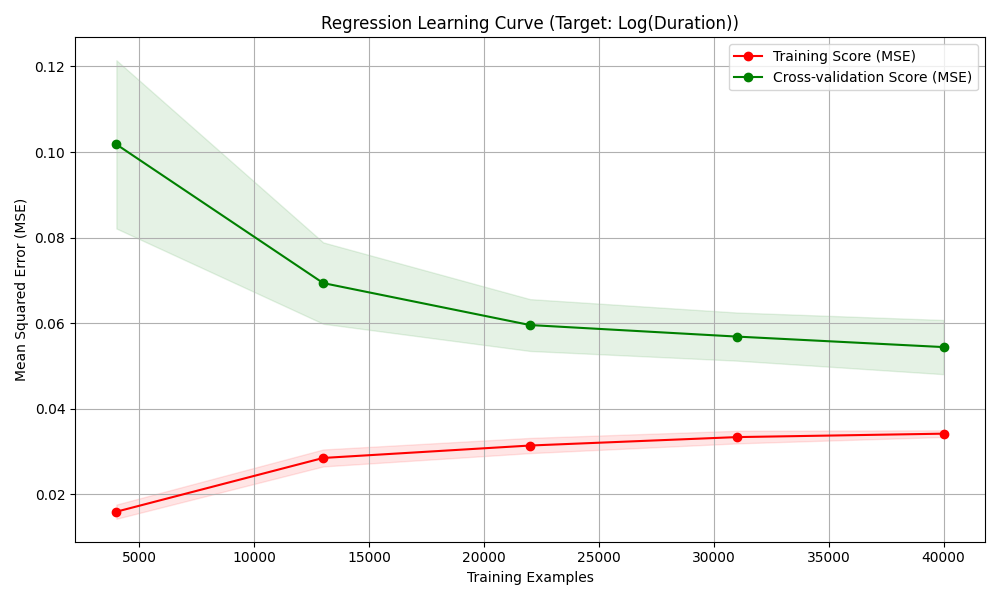

The script that saved this image:
import pandas as pd
import numpy as np
import matplotlib.pyplot as plt
from sklearn.model_selection import learning_curve
from xgboost import XGBRegressor
from sklearn.preprocessing import StandardScaler, LabelEncoder
import joblib
import os
import warnings

warnings.filterwarnings('ignore')

# %% [markdown]
# ## 1. Data Loading

folder = os.path.dirname(__file__)
train_df = pd.read_csv(os.path.join(folder, 'train.csv'))

# %% [markdown]
# ## 2. Data Preparation (Log Transformation)

def _ip_first_octet(ip_str):
    try: return int(str(ip_str).split('.')[0])
    except: return 0

def prepare_regression_data(df):
    df = df.copy()
    
    # Target: Log Transformation to handle skewness and improve R2
    # We use log1p (log(1+x)) to handle potential zeros
    y = np.log1p(df['duration'])
    
    X = df.drop(columns=['duration', 'label', 'type'], errors='ignore')
    X = X.replace('-', np.nan)

    # IP features
    for col, prefix in [('src_ip', 'src'), ('dst_ip', 'dst')]:
        if col in X.columns:
            X[f'{prefix}_octet1'] = X[col].apply(_ip_first_octet)
            X = X.drop(columns=[col])

    # Categorical Encoding
    cat_cols = X.select_dtypes(include=['object']).columns.tolist()
    for col in cat_cols:
        le = LabelEncoder()
        X[col] = le.fit_transform(X[col].astype(str).fillna('unknown'))

    X = X.fillna(0)
    for col in X.columns:
        if X[col].dtype == 'object': X[col] = pd.to_numeric(X[col], errors='coerce')
    X = X.fillna(0)

    scaler = StandardScaler()
    X_scaled = scaler.fit_transform(X)
    
    return X_scaled, y

print("Preparing data and applying log transformation...")
X_scaled, y = prepare_regression_data(train_df)

# To speed up learning curve, we'll use a representative subset of the data (50k samples)
if len(X_scaled) > 50000:
    indices = np.random.choice(len(X_scaled), 50000, replace=False)
    X_subset = X_scaled[indices]
    y_subset = y.iloc[indices]
else:
    X_subset = X_scaled
    y_subset = y

# %% [markdown]
# ## 3. Learning Curve Analysis

print("Calculating learning curve (this may take a minute)...")
xgb_reg = XGBRegressor(n_estimators=100, max_depth=6, learning_rate=0.1, random_state=42, n_jobs=-1)

train_sizes, train_scores, test_scores = learning_curve(
    xgb_reg, X_subset, y_subset, cv=5, 
    scoring='neg_mean_squared_error',
    train_sizes=np.linspace(0.1, 1.0, 5),
    n_jobs=-1
)

# Scores were negative MSE
train_mse_mean = -np.mean(train_scores, axis=1)
train_mse_std  = np.std(train_scores, axis=1)
test_mse_mean  = -np.mean(test_scores, axis=1)
test_mse_std   = np.std(test_scores, axis=1)

# %% [markdown]
# ## 4. Visualization

plt.figure(figsize=(10, 6))
plt.fill_between(train_sizes, train_mse_mean - train_mse_std, train_mse_mean + train_mse_std, alpha=0.1, color="r")
plt.fill_between(train_sizes, test_mse_mean - test_mse_std, test_mse_mean + test_mse_std, alpha=0.1, color="g")
plt.plot(train_sizes, train_mse_mean, 'o-', color="r", label="Training Score (MSE)")
plt.plot(train_sizes, test_mse_mean, 'o-', color="g", label="Cross-validation Score (MSE)")

plt.title("Regression Learning Curve (Target: Log(Duration))")
plt.xlabel("Training Examples")
plt.ylabel("Mean Squared Error (MSE)")
plt.legend(loc="best")
plt.grid(True)
plt.tight_layout()
plt.savefig(os.path.join(folder, 'regression_learning_curve.png'))
plt.close()

print(f"Learning curve generated: {os.path.join(folder, 'regression_learning_curve.png')}")

# %% [markdown]
# ## 5. Performance Check (Improved Metric)

# Fit on subset to check R2
xgb_reg.fit(X_subset, y_subset)
y_pred = xgb_reg.predict(X_subset)
from sklearn.metrics import r2_score
r2 = r2_score(y_subset, y_pred)
print(f"Improved R2 on log-transformed subset: {r2:.4f}")
